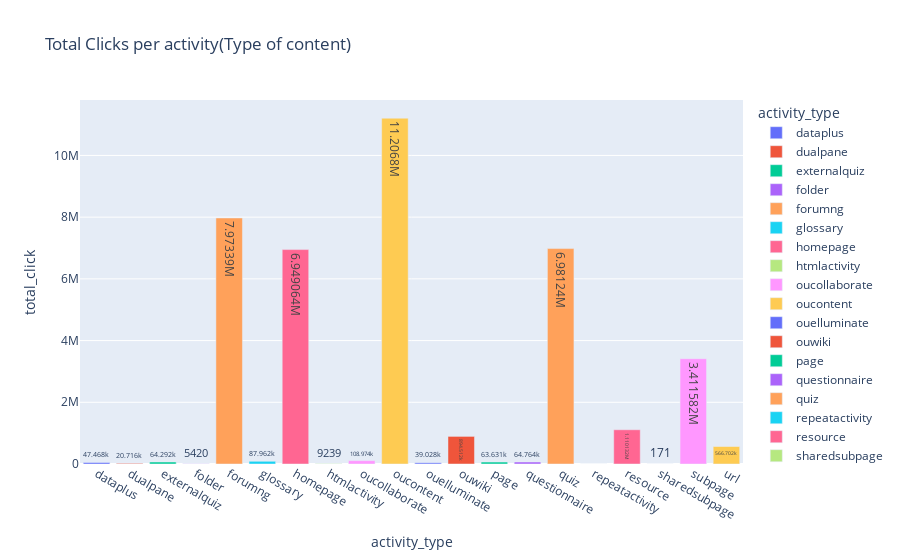

Write notebook code for a chart like this one.
### Code cell
#Q1
fig=px.bar(total_click_per_activity, x="activity_type", y="total_click",color='activity_type',title='Total Clicks per activity(Type of content)',text_auto=True)
fig.show()

### Figure 1 — Plotly figure (JSON) as saved in the notebook; plotly's stock layout.template omitted (floating-point values rounded to 4 significant figures)
{"data": [{"alignmentgroup": "True", "hovertemplate": "activity_type=%{x}<br>total_click=%{y}<extra></extra>", "legendgroup": "dataplus", "marker": {"color": "#636efa", "pattern": {"shape": ""}}, "name": "dataplus", "offsetgroup": "dataplus", "orientation": "v", "showlegend": true, "textposition": "auto", "texttemplate": "%{y}", "type": "bar", "x": ["dataplus"], "xaxis": "x", "y": [47470.0], "yaxis": "y"}, {"alignmentgroup": "True", "hovertemplate": "activity_type=%{x}<br>total_click=%{y}<extra></extra>", "legendgroup": "dualpane", "marker": {"color": "#EF553B", "pattern": {"shape": ""}}, "name": "dualpane", "offsetgroup": "dualpane", "orientation": "v", "showlegend": true, "textposition": "auto", "texttemplate": "%{y}", "type": "bar", "x": ["dualpane"], "xaxis": "x", "y": [20720.0], "yaxis": "y"}, {"alignmentgroup": "True", "hovertemplate": "activity_type=%{x}<br>total_click=%{y}<extra></extra>", "legendgroup": "externalquiz", "marker": {"color": "#00cc96", "pattern": {"shape": ""}}, "name": "externalquiz", "offsetgroup": "externalquiz", "orientation": "v", "showlegend": true, "textposition": "auto", "texttemplate": "%{y}", "type": "bar", "x": ["externalquiz"], "xaxis": "x", "y": [64290.0], "yaxis": "y"}, {"alignmentgroup": "True", "hovertemplate": "activity_type=%{x}<br>total_click=%{y}<extra></extra>", "legendgroup": "folder", "marker": {"color": "#ab63fa", "pattern": {"shape": ""}}, "name": "folder", "offsetgroup": "folder", "orientation": "v", "showlegend": true, "textposition": "auto", "texttemplate": "%{y}", "type": "bar", "x": ["folder"], "xaxis": "x", "y": [5420.0], "yaxis": "y"}, {"alignmentgroup": "True", "hovertemplate": "activity_type=%{x}<br>total_click=%{y}<extra></extra>", "legendgroup": "forumng", "marker": {"color": "#FFA15A", "pattern": {"shape": ""}}, "name": "forumng", "offsetgroup": "forumng", "orientation": "v", "showlegend": true, "textposition": "auto", "texttemplate": "%{y}", "type": "bar", "x": ["forumng"], "xaxis": "x", "y": [7973000.0], "yaxis": "y"}, {"alignmentgroup": "True", "hovertemplate": "activity_type=%{x}<br>total_click=%{y}<extra></extra>", "legendgroup": "glossary", "marker": {"color": "#19d3f3", "pattern": {"shape": ""}}, "name": "glossary", "offsetgroup": "glossary", "orientation": "v", "showlegend": true, "textposition": "auto", "texttemplate": "%{y}", "type": "bar", "x": ["glossary"], "xaxis": "x", "y": [87960.0], "yaxis": "y"}, {"alignmentgroup": "True", "hovertemplate": "activity_type=%{x}<br>total_click=%{y}<extra></extra>", "legendgroup": "homepage", "marker": {"color": "#FF6692", "pattern": {"shape": ""}}, "name": "homepage", "offsetgroup": "homepage", "orientation": "v", "showlegend": true, "textposition": "auto", "texttemplate": "%{y}", "type": "bar", "x": ["homepage"], "xaxis": "x", "y": [6949000.0], "yaxis": "y"}, {"alignmentgroup": "True", "hovertemplate": "activity_type=%{x}<br>total_click=%{y}<extra></extra>", "legendgroup": "htmlactivity", "marker": {"color": "#B6E880", "pattern": {"shape": ""}}, "name": "htmlactivity", "offsetgroup": "htmlactivity", "orientation": "v", "showlegend": true, "textposition": "auto", "texttemplate": "%{y}", "type": "bar", "x": ["htmlactivity"], "xaxis": "x", "y": [9239.0], "yaxis": "y"}, {"alignmentgroup": "True", "hovertemplate": "activity_type=%{x}<br>total_click=%{y}<extra></extra>", "legendgroup": "oucollaborate", "marker": {"color": "#FF97FF", "pattern": {"shape": ""}}, "name": "oucollaborate", "offsetgroup": "oucollaborate", "orientation": "v", "showlegend": true, "textposition": "auto", "texttemplate": "%{y}", "type": "bar", "x": ["oucollaborate"], "xaxis": "x", "y": [109000.0], "yaxis": "y"}, {"alignmentgroup": "True", "hovertemplate": "activity_type=%{x}<br>total_click=%{y}<extra></extra>", "legendgroup": "oucontent", "marker": {"color": "#FECB52", "pattern": {"shape": ""}}, "name": "oucontent", "offsetgroup": "oucontent", "orientation": "v", "showlegend": true, "textposition": "auto", "texttemplate": "%{y}", "type": "bar", "x": ["oucontent"], "xaxis": "x", "y": [11210000.0], "yaxis": "y"}, {"alignmentgroup": "True", "hovertemplate": "activity_type=%{x}<br>total_click=%{y}<extra></extra>", "legendgroup": "ouelluminate", "marker": {"color": "#636efa", "pattern": {"shape": ""}}, "name": "ouelluminate", "offsetgroup": "ouelluminate", "orientation": "v", "showlegend": true, "textposition": "auto", "texttemplate": "%{y}", "type": "bar", "x": ["ouelluminate"], "xaxis": "x", "y": [39030.0], "yaxis": "y"}, {"alignmentgroup": "True", "hovertemplate": "activity_type=%{x}<br>total_click=%{y}<extra></extra>", "legendgroup": "ouwiki", "marker": {"color": "#EF553B", "pattern": {"shape": ""}}, "name": "ouwiki", "offsetgroup": "ouwiki", "orientation": "v", "showlegend": true, "textposition": "auto", "texttemplate": "%{y}", "type": "bar", "x": ["ouwiki"], "xaxis": "x", "y": [894500.0], "yaxis": "y"}, {"alignmentgroup": "True", "hovertemplate": "activity_type=%{x}<br>total_click=%{y}<extra></extra>", "legendgroup": "page", "marker": {"color": "#00cc96", "pattern": {"shape": ""}}, "name": "page", "offsetgroup": "page", "orientation": "v", "showlegend": true, "textposition": "auto", "texttemplate": "%{y}", "type": "bar", "x": ["page"], "xaxis": "x", "y": [63630.0], "yaxis": "y"}, {"alignmentgroup": "True", "hovertemplate": "activity_type=%{x}<br>total_click=%{y}<extra></extra>", "legendgroup": "questionnaire", "marker": {"color": "#ab63fa", "pattern": {"shape": ""}}, "name": "questionnaire", "offsetgroup": "questionnaire", "orientation": "v", "showlegend": true, "textposition": "auto", "texttemplate": "%{y}", "type": "bar", "x": ["questionnaire"], "xaxis": "x", "y": [64760.0], "yaxis": "y"}, {"alignmentgroup": "True", "hovertemplate": "activity_type=%{x}<br>total_click=%{y}<extra></extra>", "legendgroup": "quiz", "marker": {"color": "#FFA15A", "pattern": {"shape": ""}}, "name": "quiz", "offsetgroup": "quiz", "orientation": "v", "showlegend": true, "textposition": "auto", "texttemplate": "%{y}", "type": "bar", "x": ["quiz"], "xaxis": "x", "y": [6981000.0], "yaxis": "y"}, {"alignmentgroup": "True", "hovertemplate": "activity_type=%{x}<br>total_click=%{y}<extra></extra>", "legendgroup": "repeatactivity", "marker": {"color": "#19d3f3", "pattern": {"shape": ""}}, "name": "repeatactivity", "offsetgroup": "repeatactivity", "orientation": "v", "showlegend": true, "textposition": "auto", "texttemplate": "%{y}", "type": "bar", "x": ["repeatactivity"], "xaxis": "x", "y": [9.0], "yaxis": "y"}, {"alignmentgroup": "True", "hovertemplate": "activity_type=%{x}<br>total_click=%{y}<extra></extra>", "legendgroup": "resource", "marker": {"color": "#FF6692", "pattern": {"shape": ""}}, "name": "resource", "offsetgroup": "resource", "orientation": "v", "showlegend": true, "textposition": "auto", "texttemplate": "%{y}", "type": "bar", "x": ["resource"], "xaxis": "x", "y": [1110000.0], "yaxis": "y"}, {"alignmentgroup": "True", "hovertemplate": "activity_type=%{x}<br>total_click=%{y}<extra></extra>", "legendgroup": "sharedsubpage", "marker": {"color": "#B6E880", "pattern": {"shape": ""}}, "name": "sharedsubpage", "offsetgroup": "sharedsubpage", "orientation": "v", "showlegend": true, "textposition": "auto", "texttemplate": "%{y}", "type": "bar", "x": ["sharedsubpage"], "xaxis": "x", "y": [171.0], "yaxis": "y"}, {"alignmentgroup": "True", "hovertemplate": "activity_type=%{x}<br>total_click=%{y}<extra></extra>", "legendgroup": "subpage", "marker": {"color": "#FF97FF", "pattern": {"shape": ""}}, "name": "subpage", "offsetgroup": "subpage", "orientation": "v", "showlegend": true, "textposition": "auto", "texttemplate": "%{y}", "type": "bar", "x": ["subpage"], "xaxis": "x", "y": [3412000.0], "yaxis": "y"}, {"alignmentgroup": "True", "hovertemplate": "activity_type=%{x}<br>total_click=%{y}<extra></extra>", "legendgroup": "url", "marker": {"color": "#FECB52", "pattern": {"shape": ""}}, "name": "url", "offsetgroup": "url", "orientation": "v", "showlegend": true, "textposition": "auto", "texttemplate": "%{y}", "type": "bar", "x": ["url"], "xaxis": "x", "y": [566700.0], "yaxis": "y"}], "layout": {"barmode": "relative", "legend": {"title": {"text": "activity_type"}, "tracegroupgap": 0}, "title": {"text": "Total Clicks per activity(Type of content)"}, "xaxis": {"anchor": "y", "categoryarray": ["dataplus", "dualpane", "externalquiz", "folder", "forumng", "glossary", "homepage", "htmlactivity", "oucollaborate", "oucontent", "ouelluminate", "ouwiki", "page", "questionnaire", "quiz", "repeatactivity", "resource", "sharedsubpage", "subpage", "url"], "categoryorder": "array", "domain": [0.0, 1.0], "title": {"text": "activity_type"}}, "yaxis": {"anchor": "x", "domain": [0.0, 1.0], "title": {"text": "total_click"}}}}
